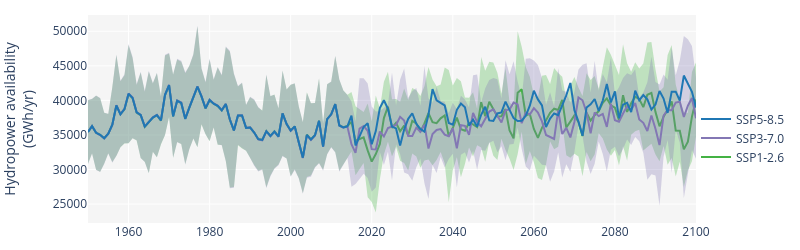

Write notebook code for a chart like this one.
### Markdown cell above
for diversion-type sites if available

### Code cell
if len(df_basin_yearly_gwh_div)>0:
    fig = make_subplots(rows=1, cols=1, shared_xaxes=True, vertical_spacing=0.01)
    
    ###SSP126
    fig.add_trace(go.Scatter(name='SSP1-2.6', x=df_basin_yearly_gwh_div_ssp_mean.index, 
                             y=df_basin_yearly_gwh_div_ssp_mean['ssp126'],
                            mode='lines', line=dict(color='rgb(68, 178, 68)'),), row=1, col=1)
        
    fig.add_trace(go.Scatter(name='Upper Bound', x=df_basin_yearly_gwh_div_ssp_upper.index, 
                             y=df_basin_yearly_gwh_div_ssp_upper['ssp126'],
                             mode='lines',marker=dict(color="#444"),line=dict(width=0),showlegend=False), row=1, col=1)
        
    fig.add_trace(go.Scatter(name='Lower Bound', x=df_basin_yearly_gwh_div_ssp_lower.index, 
                             y=df_basin_yearly_gwh_div_ssp_lower['ssp126'], marker=dict(color="#444"), 
                            line=dict(width=0), mode='lines', fillcolor='rgba(68, 178, 68, 0.3)',fill='tonexty',showlegend=False), row=1, col=1)
    
    # ###SSP370    
    fig.add_trace(go.Scatter(name='SSP3-7.0', x=df_basin_yearly_gwh_div_ssp_mean.index, 
                             y=df_basin_yearly_gwh_div_ssp_mean['ssp370'],
                             mode='lines', line=dict(color='rgb(131, 119, 180)'),), row=1, col=1)
        
    fig.add_trace(go.Scatter(name='Upper Bound', x=df_basin_yearly_gwh_div_ssp_upper.index, 
                             y=df_basin_yearly_gwh_div_ssp_upper['ssp370'],
            mode='lines',marker=dict(color="#444"),line=dict(width=0),showlegend=False), row=1, col=1)
        
    fig.add_trace(go.Scatter(name='Lower Bound', x=df_basin_yearly_gwh_div_ssp_lower.index, 
                             y=df_basin_yearly_gwh_div_ssp_lower['ssp370'],marker=dict(color="#444"), 
                            line=dict(width=0), mode='lines', fillcolor='rgba(131, 119, 180, 0.3)',fill='tonexty',showlegend=False), row=1, col=1)
    
    # ###SSP585   
    fig.add_trace(go.Scatter(name='SSP5-8.5', x=df_basin_yearly_gwh_div_ssp_mean.index, 
                             y=df_basin_yearly_gwh_div_ssp_mean['ssp585'],
                            mode='lines', line=dict(color='rgb(31, 119, 180)'),), row=1, col=1)
        
    fig.add_trace(go.Scatter(name='Upper Bound', x=df_basin_yearly_gwh_div_ssp_mean.index, 
                             y=df_basin_yearly_gwh_div_ssp_mean['ssp585'],
                            mode='lines',marker=dict(color="#444"),line=dict(width=0),showlegend=False), row=1, col=1)
        
    fig.add_trace(go.Scatter(name='Lower Bound', x=df_basin_yearly_gwh_div_ssp_mean.index, 
                             y=df_basin_yearly_gwh_div_ssp_mean['ssp585'],marker=dict(color="#444"), 
                        line=dict(width=0), mode='lines', fillcolor='rgba(31, 119, 180, 0.3)',fill='tonexty', showlegend=False), row=1, col=1)
    
    
    fig.update_yaxes( tickformat='.0f') #type='log', 
    
    fig.update_layout(font = dict(size=12),width=800, height=250,
                      yaxis1 = dict(title="Hydropower availability<br>(GWh/yr)"),
                      plot_bgcolor='#f5f5f5',#legend_traceorder="reversed",#showlegend=False)
                      legend=dict(yanchor="top",y=0.57,xanchor="left", x=1.00), 
                      margin=dict(l=10,r=10,b=10,t=15))
    
    fig.show()

### Figure 1 — Plotly figure (JSON) as saved in the notebook; plotly's stock layout.template omitted (floating-point values rounded to 4 significant figures; data arrays with more than 128 entries replaced by an {"elided": "..."} marker saying what was removed)
{"data": [{"line": {"color": "rgb(68, 178, 68)"}, "mode": "lines", "name": "SSP1-2.6", "type": "scatter", "x": {"elided": "151 int values"}, "xaxis": "x", "y": {"elided": "151 float values"}, "yaxis": "y"}, {"line": {"width": 0}, "marker": {"color": "#444"}, "mode": "lines", "name": "Upper Bound", "showlegend": false, "type": "scatter", "x": {"elided": "151 int values"}, "xaxis": "x", "y": {"elided": "151 float values"}, "yaxis": "y"}, {"fill": "tonexty", "fillcolor": "rgba(68, 178, 68, 0.3)", "line": {"width": 0}, "marker": {"color": "#444"}, "mode": "lines", "name": "Lower Bound", "showlegend": false, "type": "scatter", "x": {"elided": "151 int values"}, "xaxis": "x", "y": {"elided": "151 float values"}, "yaxis": "y"}, {"line": {"color": "rgb(131, 119, 180)"}, "mode": "lines", "name": "SSP3-7.0", "type": "scatter", "x": {"elided": "151 int values"}, "xaxis": "x", "y": {"elided": "151 float values"}, "yaxis": "y"}, {"line": {"width": 0}, "marker": {"color": "#444"}, "mode": "lines", "name": "Upper Bound", "showlegend": false, "type": "scatter", "x": {"elided": "151 int values"}, "xaxis": "x", "y": {"elided": "151 float values"}, "yaxis": "y"}, {"fill": "tonexty", "fillcolor": "rgba(131, 119, 180, 0.3)", "line": {"width": 0}, "marker": {"color": "#444"}, "mode": "lines", "name": "Lower Bound", "showlegend": false, "type": "scatter", "x": {"elided": "151 int values"}, "xaxis": "x", "y": {"elided": "151 float values"}, "yaxis": "y"}, {"line": {"color": "rgb(31, 119, 180)"}, "mode": "lines", "name": "SSP5-8.5", "type": "scatter", "x": {"elided": "151 int values"}, "xaxis": "x", "y": {"elided": "151 float values"}, "yaxis": "y"}, {"line": {"width": 0}, "marker": {"color": "#444"}, "mode": "lines", "name": "Upper Bound", "showlegend": false, "type": "scatter", "x": {"elided": "151 int values"}, "xaxis": "x", "y": {"elided": "151 float values"}, "yaxis": "y"}, {"fill": "tonexty", "fillcolor": "rgba(31, 119, 180, 0.3)", "line": {"width": 0}, "marker": {"color": "#444"}, "mode": "lines", "name": "Lower Bound", "showlegend": false, "type": "scatter", "x": {"elided": "151 int values"}, "xaxis": "x", "y": {"elided": "151 float values"}, "yaxis": "y"}], "layout": {"font": {"size": 12}, "height": 250, "legend": {"x": 1, "xanchor": "left", "y": 0.57, "yanchor": "top"}, "margin": {"b": 10, "l": 10, "r": 10, "t": 15}, "plot_bgcolor": "#f5f5f5", "width": 800, "xaxis": {"anchor": "y", "autorange": true, "domain": [0, 1], "range": [1950, 2100], "type": "linear"}, "yaxis": {"anchor": "x", "autorange": true, "domain": [0, 1], "range": [22260.0, 52360.0], "tickformat": ".0f", "title": {"text": "Hydropower availability<br>(GWh/yr)"}, "type": "linear"}}}
